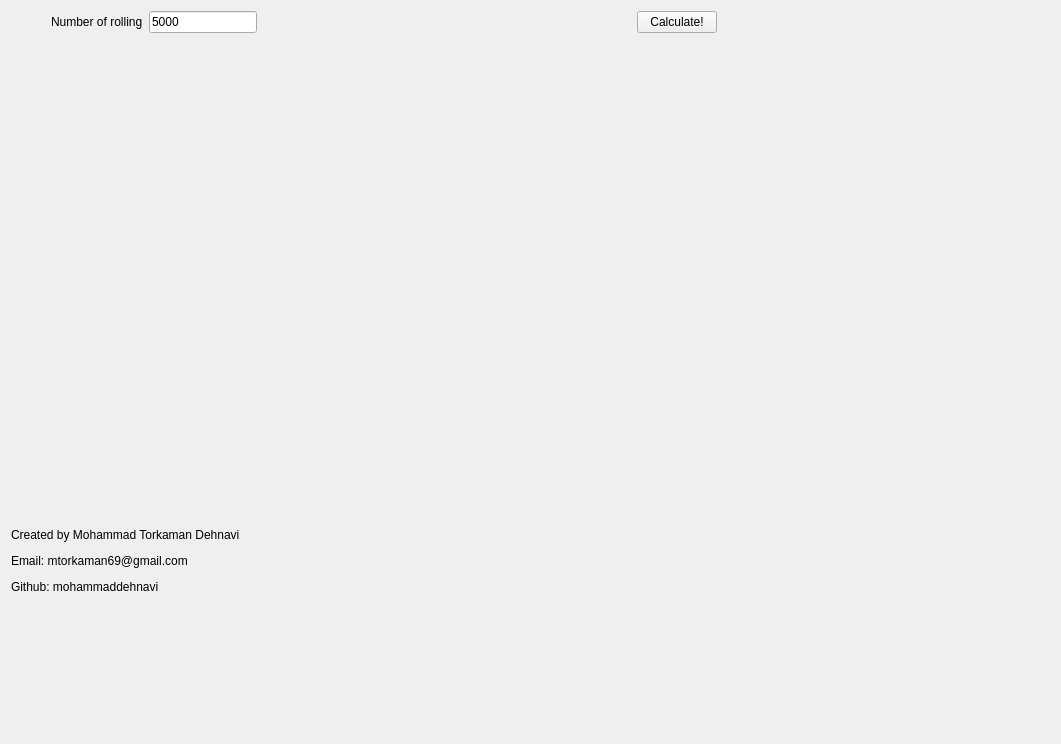
<?xml version="1.0" encoding="UTF-8"?>
<ui version="4.0">
 <class>Form</class>
 <widget class="QWidget" name="Form">
  <property name="geometry">
   <rect>
    <x>0</x>
    <y>0</y>
    <width>1061</width>
    <height>744</height>
   </rect>
  </property>
  <property name="windowTitle">
   <string>Rolling Dice probability</string>
  </property>
  <property name="windowIcon">
   <iconset>
    <normaloff>../dice.png</normaloff>../dice.png</iconset>
  </property>
  <layout class="QGridLayout" name="gridLayout">
   <item row="0" column="0" colspan="2">
    <layout class="QHBoxLayout" name="horizontalLayout">
     <item>
      <spacer name="horizontalSpacer_2">
       <property name="orientation">
        <enum>Qt::Horizontal</enum>
       </property>
       <property name="sizeHint" stdset="0">
        <size>
         <width>40</width>
         <height>20</height>
        </size>
       </property>
      </spacer>
     </item>
     <item>
      <widget class="QLabel" name="total_label">
       <property name="text">
        <string>Number of rolling</string>
       </property>
      </widget>
     </item>
     <item>
      <widget class="QLineEdit" name="total">
       <property name="text">
        <string>5000</string>
       </property>
      </widget>
     </item>
     <item>
      <spacer name="horizontalSpacer">
       <property name="orientation">
        <enum>Qt::Horizontal</enum>
       </property>
       <property name="sizeHint" stdset="0">
        <size>
         <width>40</width>
         <height>20</height>
        </size>
       </property>
      </spacer>
     </item>
    </layout>
   </item>
   <item row="1" column="1" rowspan="2" colspan="2">
    <widget class="MplWidget" name="MplWidget" native="true"/>
   </item>
   <item row="2" column="0">
    <widget class="QLabel" name="label">
     <property name="text">
      <string>&lt;html&gt;&lt;head/&gt;&lt;body&gt;&lt;p&gt;Created by Mohammad Torkaman Dehnavi&lt;/p&gt;&lt;p&gt;Email: mtorkaman69@gmail.com&lt;/p&gt;&lt;p&gt;Github: mohammaddehnavi&lt;/p&gt;&lt;/body&gt;&lt;/html&gt;</string>
     </property>
     <property name="openExternalLinks">
      <bool>true</bool>
     </property>
    </widget>
   </item>
   <item row="0" column="2">
    <layout class="QHBoxLayout" name="horizontalLayout_4">
     <item>
      <spacer name="horizontalSpacer_7">
       <property name="orientation">
        <enum>Qt::Horizontal</enum>
       </property>
       <property name="sizeHint" stdset="0">
        <size>
         <width>40</width>
         <height>20</height>
        </size>
       </property>
      </spacer>
     </item>
     <item>
      <widget class="QPushButton" name="button">
       <property name="text">
        <string>Calculate!</string>
       </property>
       <property name="icon">
        <iconset>
         <normaloff>../dice.png</normaloff>../dice.png</iconset>
       </property>
      </widget>
     </item>
     <item>
      <spacer name="horizontalSpacer_8">
       <property name="orientation">
        <enum>Qt::Horizontal</enum>
       </property>
       <property name="sizeHint" stdset="0">
        <size>
         <width>40</width>
         <height>20</height>
        </size>
       </property>
      </spacer>
     </item>
    </layout>
   </item>
  </layout>
 </widget>
 <customwidgets>
  <customwidget>
   <class>MplWidget</class>
   <extends>QWidget</extends>
   <header>mplwidget.h</header>
   <container>1</container>
  </customwidget>
 </customwidgets>
 <resources/>
 <connections/>
</ui>
